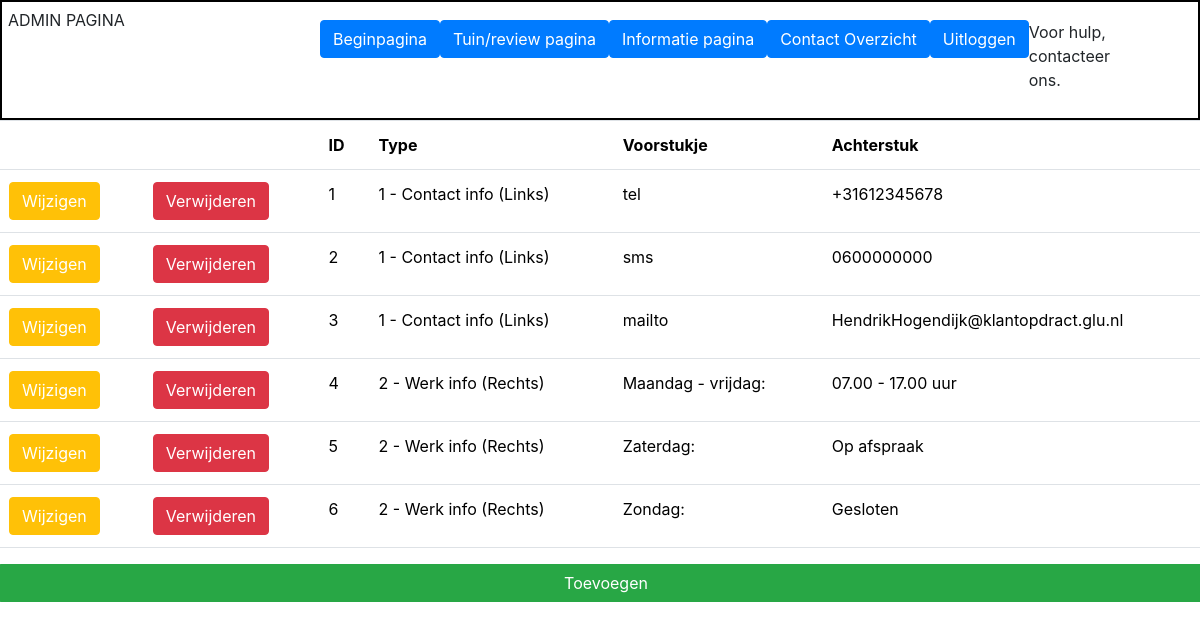
/admin/informatie/index.php (signed in), run on the app's committed database.
### tables this page shows
CREATE TABLE `informatie` (
  `info_id` int(11) NOT NULL,
  `info_type` int(11) NOT NULL,
  `info_prefix` varchar(255) NOT NULL,
  `info_tekst` varchar(255) NOT NULL
);

### admin/informatie/index.php (the view, shortened to what this page needs)
<?php
include('../core/headeradmin.php');
?>
<div class="row pd-l-1vw">
    <table class="table">
        <tr>
            <th></th>
            <th></th>
            <th>ID</th>
            <th>Type</th>
            <th>Voorstukje</th>
            <th>Achterstuk</th>
        </tr>
        <?php
        $sql = "SELECT info_id, info_type, info_prefix, info_tekst FROM informatie";
        $liqry = $con->prepare($sql);
        if ($liqry === false) {
            echo mysqli_error($con);
        } else {
            $liqry->bind_result($info_id, $info_type, $info_prefix, $info_tekst);
            if ($liqry->execute()) {
                $liqry->store_result();
                while ($liqry->fetch()) {
                    ?>
                    <tr>
                        <td>
                            <button class="btn btn-warning"><a class="button-deco" href="edit_info.php?id=<?php echo $info_id; ?>">Wijzigen</a></button>
                        </td>
                        <td>
                            <button class="btn btn-danger"><a class="button-deco" href="delete_info.php?id=<?php echo $info_id; ?>">Verwijderen</a></button>
                        </td>
                        <td><?php echo $info_id; ?></td>
                        <td>
                            <?php
                            if ($info_type == 1){
                                echo $info_type . " - Contact info (Links)";
                            }
                            if ($info_type == 2){
                                echo $info_type . " - Werk info (Rechts)";
                            }
                            ?>
                        </td>
                        <td><?php echo $info_prefix; ?></td>
                        <td><?php echo $info_tekst; ?></td>
                    </tr>
                    <?php
                }
            }
        }
        ?>
    </table>
    <a class="button-deco btn btn-success mw-100p" href="./add_info.php">Toevoegen</a>
</div>
<?php
include('../core/footeradmin.php');
?>

### assets/css/login.css (style rules this page uses)
.button-deco { color: white; text-decoration: none; }
.pd-l-1vw { padding-left: 1vw; }
.mw-100p { max-width: 100%; }

### data on the page
informatie: info_id "1", info_type "1", info_prefix "tel", info_tekst "+31612345678"
informatie: info_id "2", info_type "1", info_prefix "sms", info_tekst "0600000000"
informatie: info_id "3", info_type "1", info_prefix "mailto", info_tekst "HendrikHogendijk@klantopdract.glu.nl"
informatie: info_id "4", info_type "2", info_prefix "Maandag - vrijdag:", info_tekst "07.00 - 17.00 uur"
informatie: info_id "5", info_type "2", info_prefix "Zaterdag:", info_tekst "Op afspraak"
informatie: info_id "6", info_type "2", info_prefix "Zondag:", info_tekst "Gesloten"
